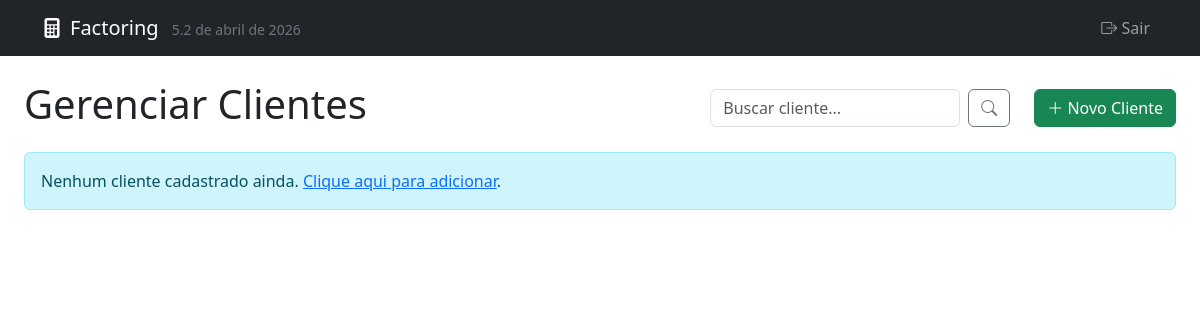
The page /listar_clientes.php?sort=documento_principal&dir=asc on the database as committed earlier.
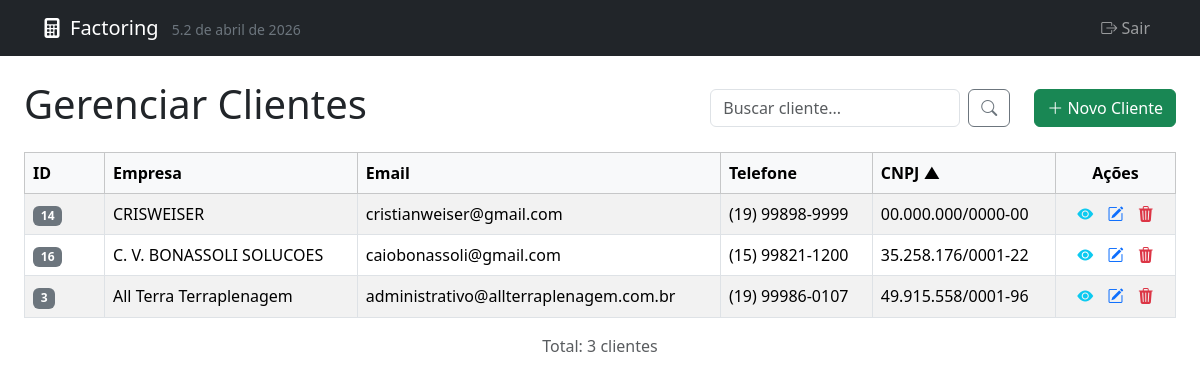
The same page on the database as committed later.
### tables this page shows
CREATE TABLE `clientes` (
  `id` int(11) NOT NULL AUTO_INCREMENT,
  `nome` varchar(255) NOT NULL,
  `email` varchar(255) DEFAULT NULL,
  `telefone` varchar(50) DEFAULT NULL,
  `tipo_pessoa` enum('FISICA','JURIDICA') NOT NULL DEFAULT 'FISICA',
  `documento_principal` varchar(18) DEFAULT NULL,
  `documento_secundario` varchar(14) DEFAULT NULL,
  `cpf` varchar(14) DEFAULT NULL,
  `cnpj` varchar(18) DEFAULT NULL,
  `documento_socio` varchar(14) DEFAULT NULL,
  `empresa` varchar(255) DEFAULT NULL,
  `endereco` text DEFAULT NULL,
  `cep` varchar(10) DEFAULT NULL,
  `logradouro` varchar(255) DEFAULT NULL,
  `numero` varchar(20) DEFAULT NULL,
  `complemento` varchar(100) DEFAULT NULL,
  `bairro` varchar(100) DEFAULT NULL,
  `cidade` varchar(100) DEFAULT NULL,
  `estado` varchar(2) DEFAULT NULL,
  `data_cadastro` timestamp NOT NULL DEFAULT current_timestamp(),
  PRIMARY KEY (`id`),
  UNIQUE KEY `cpf` (`cpf`),
  UNIQUE KEY `cnpj` (`cnpj`),
  UNIQUE KEY `documento_principal` (`documento_principal`),
  KEY `idx_nome` (`nome`),
  KEY `idx_empresa` (`empresa`)
);

### listar_clientes.php (the view, shortened to what the changed rows need)
<?php require_once 'auth_check.php'; ?><?php
require_once 'db_connection.php';
$results_per_page = 15;
$page = isset($_GET['page']) && is_numeric($_GET['page']) ? (int)$_GET['page'] : 1;
$search = isset($_GET['search']) ? trim($_GET['search']) : '';
$sort = isset($_GET['sort']) ? $_GET['sort'] : 'nome';
$dir = isset($_GET['dir']) && in_array(strtolower($_GET['dir']), ['asc', 'desc']) ? strtolower($_GET['dir']) : 'asc';
$allowed_sort_columns = [
    'id' => 'id',
    'nome' => 'nome',
    'empresa' => 'empresa',
    'email' => 'email',
    'telefone' => 'telefone',
    'documento_principal' => 'documento_principal'
];
$sort_column_sql = $allowed_sort_columns[$sort];
$offset = ($page - 1) * $results_per_page;
$params_count = [];
$whereClauses = [];
$whereSql = !empty($whereClauses) ? "WHERE " . implode(" AND ", $whereClauses) : "";
$total_results = 0;
try {
    $countSql = "SELECT COUNT(id) FROM clientes $whereSql";
    $stmtCount = $pdo->prepare($countSql);
    $stmtCount->execute($params_count);
    $total_results = (int)$stmtCount->fetchColumn();
} catch (PDOException $e) {
    echo "<div class='alert alert-danger'>Erro Crítico [Count Clientes]: " . htmlspecialchars($e->getMessage()) . "</div>";
    $clientes = [];
    $total_pages = 0;
}
$total_pages = ($results_per_page > 0) ? ceil($total_results / $results_per_page) : 0;
if ($total_pages == 0) $total_pages = 1;
$clientes = [];
try {
    $sql = "SELECT id, empresa as nome, email, telefone, empresa, documento_principal FROM clientes
            $whereSql
            ORDER BY $sort_column_sql $dir
            LIMIT :limit OFFSET :offset";
    $stmt = $pdo->prepare($sql);
    $stmt->bindParam(':limit', $results_per_page, PDO::PARAM_INT);
    $stmt->bindParam(':offset', $offset, PDO::PARAM_INT);
    $stmt->execute();
    $clientes = $stmt->fetchAll(PDO::FETCH_ASSOC);
} catch (PDOException $e) {
    echo "<div class='alert alert-danger'>Erro Crítico [Data Clientes]: " . htmlspecialchars($e->getMessage()) . "</div>";
}
function getSortLink($column, $text, $currentSort, $currentDir, $currentSearch) {
    $newDir = ($currentSort === $column && $currentDir === 'asc') ? 'desc' : 'asc';
    $icon = '';
    if ($currentSort === $column) {
        $icon = $currentDir === 'asc' ? ' ▲' : ' ▼';
    }
    $searchParam = $currentSearch ? '&search=' . urlencode($currentSearch) : '';
    $pageParam = '';
    return "<a href=\"?sort=$column&dir=$newDir$searchParam$pageParam\">" . htmlspecialchars($text) . $icon . "</a>";
}
function formatDocumento($documento) {
    $docLimpo = preg_replace('/\D/', '', $documento);
    if (strlen($docLimpo) == 14) {
        return substr($docLimpo, 0, 2) . '.' .
               substr($docLimpo, 2, 3) . '.' .
               substr($docLimpo, 5, 3) . '/' .
               substr($docLimpo, 8, 4) . '-' .
               substr($docLimpo, 12, 2);
    }
    return $documento;
}
?>
<!DOCTYPE html>
<html lang="pt-BR">
<head>
    <link href="https://cdn.jsdelivr.net/npm/bootstrap@5.3.3/dist/css/bootstrap.min.css" rel="stylesheet">
    <link rel="stylesheet" href="https://cdn.jsdelivr.net/npm/bootstrap-icons@1.11.3/font/bootstrap-icons.min.css">
</head>
<body>
    <div class="container-fluid px-3 px-md-4 mt-4">
        <div class="d-flex justify-content-between align-items-center mb-3 flex-wrap gap-2">
            <h1>Gerenciar Clientes</h1>
             <form method="GET" action="listar_clientes.php" class="d-flex ms-auto me-3" style="max-width: 300px;">
            </form>
            <a href="form_cliente.php" class="btn btn-success">
            </a>
        </div>
        <?php if (empty($clientes) && $total_results == 0 && empty($search)): ?>
            <div class="alert alert-info">Nenhum cliente cadastrado ainda. <a href="form_cliente.php">Clique aqui para adicionar</a>.</div>
        <?php elseif (empty($clientes) && $total_results > 0): ?>
             <p class="alert alert-warning">Nenhum cliente encontrado para a busca: "<?php echo htmlspecialchars($search); ?>" nesta página.</p>
        <?php elseif (empty($clientes) && $total_results == 0): ?>
            <div class="alert alert-warning">Nenhum cliente encontrado para a busca: "<?php echo htmlspecialchars($search); ?>"</div>
        <?php else: ?>
            <div class="table-responsive">
                <table class="table table-striped table-bordered table-hover">
                    <thead class="table-light">
                        <tr>
                            <th style="width: 80px;"><?php echo getSortLink('id', 'ID', $sort, $dir, $search); ?></th>
                            <th><?php echo getSortLink('empresa', 'Empresa', $sort, $dir, $search); ?></th>
                            <th><?php echo getSortLink('email', 'Email', $sort, $dir, $search); ?></th>
                            <th><?php echo getSortLink('telefone', 'Telefone', $sort, $dir, $search); ?></th>
                            <th><?php echo getSortLink('documento_principal', 'CNPJ', $sort, $dir, $search); ?></th>
                            <th class="text-center" style="width: 120px;">Ações</th>
                        </tr>
                    </thead>
                    <tbody>
                        <?php foreach ($clientes as $cliente): ?>
                            <tr>
                                <td><span class="badge bg-secondary"><?php echo $cliente['id']; ?></span></td>
                                <td><?php echo htmlspecialchars($cliente['empresa'] ?? '-'); ?></td>
                                <td><?php echo htmlspecialchars($cliente['email'] ?? '-'); ?></td>
                                <td><?php echo htmlspecialchars($cliente['telefone'] ?? '-'); ?></td>
                                <td><?php
                                    echo formatDocumento($cliente['documento_principal'] ?? '');
                                ?></td>
                                <td class="text-center">
                                    <a href="visualizar_cliente.php?id=<?php echo $cliente['id']; ?>" class="text-info action-icon" title="Visualizar Cliente"><i class="bi bi-eye-fill"></i></a>
                                    <a href="form_cliente.php?id=<?php echo $cliente['id']; ?>" class="text-primary action-icon" title="Editar Cliente"><i class="bi bi-pencil-square"></i></a>
                                    <a href="excluir_cliente.php?id=<?php echo $cliente['id']; ?>" class="text-danger action-icon delete-btn" title="Excluir Cliente" onclick="return confirm('Tem certeza que deseja excluir este cliente? Operações associadas a ele podem ficar sem referência.');"><i class="bi bi-trash3-fill"></i></a>
                                </td>
                            </tr>
                        <?php endforeach; ?>
                    </tbody>
                </table>
            </div>
             <?php if ($total_pages > 1): ?>
                <nav aria-label="Paginação Clientes">
                    <ul class="pagination justify-content-center">
                         <?php $baseUrl = "?sort=" . urlencode($sort) . "&dir=" . urlencode($dir) . "&search=" . urlencode($search); ?>
                        <li class="page-item <?php echo ($page <= 1) ? 'disabled' : ''; ?>">
                            <a class="page-link" href="<?php echo $baseUrl . '&page=' . ($page - 1); ?>">&laquo;</a>
                        </li>
                        <?php
                            $start_page = max(1, $page - 2); $end_page = min($total_pages, $page + 2);
                            if ($page <= 3) $end_page = min($total_pages, 5);
                            if ($page >= $total_pages - 2) $start_page = max(1, $total_pages - 4);
                            if ($start_page > 1) {
                                echo '<li class="page-item"><a class="page-link" href="' . $baseUrl . '&page=1">1</a></li>';
                                if ($start_page > 2) echo '<li class="page-item disabled"><span class="page-link">...</span></li>';
                            }
                            for ($i = $start_page; $i <= $end_page; $i++):
                        ?>
                            <li class="page-item <?php echo ($i == $page) ? 'active' : ''; ?>">
                                <a class="page-link" href="<?php echo $baseUrl . '&page=' . $i; ?>"><?php echo $i; ?></a>
                            </li>
                        <?php endfor;
                            if ($end_page < $total_pages) {
                                if ($end_page < $total_pages - 1) echo '<li class="page-item disabled"><span class="page-link">...</span></li>';
                                echo '<li class="page-item"><a class="page-link" href="' . $baseUrl . '&page=' . $total_pages . '">' . $total_pages . '</a></li>';
                             }
                        ?>
                        <li class="page-item <?php echo ($page >= $total_pages) ? 'disabled' : ''; ?>">
                            <a class="page-link" href="<?php echo $baseUrl . '&page=' . ($page + 1); ?>">&raquo;</a>
                        </li>
                    </ul>
                </nav>
                 <p class="text-center text-muted">Página <?php echo $page; ?> de <?php echo $total_pages; ?> (Total: <?php echo $total_results; ?> clientes)</p>
            <?php elseif($total_results > 0): ?>
                 <p class="text-center text-muted">Total: <?php echo $total_results; ?> cliente<?php echo $total_results == 1 ? '' : 's'; ?></p>
            <?php endif; ?>
        <?php endif; ?>
    </div>
</body>
</html>

Rows that differ between the two databases and show on the page:
added clientes: id "14", empresa "CRISWEISER", email "cristianweiser@gmail.com", telefone "(19) 99898-9999", documento_principal "00.000.000/0000-00"
added clientes: id "16", empresa "C. V. BONASSOLI SOLUCOES", email "caiobonassoli@gmail.com", telefone "(15) 99821-1200", documento_principal "35.258.176/0001-22"
added clientes: id "3", empresa "All Terra Terraplenagem", email "administrativo@allterraplenagem.com.br", telefone "(19) 99986-0107", documento_principal "49.915.558/0001-96"
Other text that changed with them:
$text: (not shown) → "ID Empresa Email Telefone CNPJ"
$icon: (not shown) → "▲"
$total_results: (not shown) → "3"
text no longer shown: "Nenhum cliente cadastrado ainda. Clique aqui para adicionar ."
text now shown: "Ações Total: cliente s"
